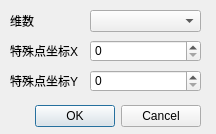
<?xml version="1.0" encoding="UTF-8"?>
<ui version="4.0">
 <class>ChessInfoDialog</class>
 <widget class="QDialog" name="ChessInfoDialog">
  <property name="geometry">
   <rect>
    <x>0</x>
    <y>0</y>
    <width>216</width>
    <height>134</height>
   </rect>
  </property>
  <property name="windowTitle">
   <string>Dialog</string>
  </property>
  <widget class="QDialogButtonBox" name="buttonBox">
   <property name="geometry">
    <rect>
     <x>20</x>
     <y>100</y>
     <width>181</width>
     <height>32</height>
    </rect>
   </property>
   <property name="orientation">
    <enum>Qt::Horizontal</enum>
   </property>
   <property name="standardButtons">
    <set>QDialogButtonBox::Cancel|QDialogButtonBox::Ok</set>
   </property>
  </widget>
  <widget class="QLabel" name="label">
   <property name="geometry">
    <rect>
     <x>10</x>
     <y>10</y>
     <width>71</width>
     <height>21</height>
    </rect>
   </property>
   <property name="text">
    <string>维数</string>
   </property>
  </widget>
  <widget class="QLabel" name="label_2">
   <property name="geometry">
    <rect>
     <x>10</x>
     <y>40</y>
     <width>71</width>
     <height>21</height>
    </rect>
   </property>
   <property name="text">
    <string>特殊点坐标X</string>
   </property>
  </widget>
  <widget class="QLabel" name="label_3">
   <property name="geometry">
    <rect>
     <x>10</x>
     <y>70</y>
     <width>71</width>
     <height>21</height>
    </rect>
   </property>
   <property name="text">
    <string>特殊点坐标Y</string>
   </property>
  </widget>
  <widget class="QComboBox" name="m_Size">
   <property name="geometry">
    <rect>
     <x>90</x>
     <y>10</y>
     <width>111</width>
     <height>22</height>
    </rect>
   </property>
  </widget>
  <widget class="QSpinBox" name="m_X">
   <property name="geometry">
    <rect>
     <x>90</x>
     <y>40</y>
     <width>111</width>
     <height>22</height>
    </rect>
   </property>
  </widget>
  <widget class="QSpinBox" name="m_Y">
   <property name="geometry">
    <rect>
     <x>90</x>
     <y>70</y>
     <width>111</width>
     <height>22</height>
    </rect>
   </property>
  </widget>
 </widget>
 <resources/>
 <connections>
  <connection>
   <sender>buttonBox</sender>
   <signal>accepted()</signal>
   <receiver>ChessInfoDialog</receiver>
   <slot>accept()</slot>
   <hints>
    <hint type="sourcelabel">
     <x>248</x>
     <y>254</y>
    </hint>
    <hint type="destinationlabel">
     <x>157</x>
     <y>274</y>
    </hint>
   </hints>
  </connection>
  <connection>
   <sender>buttonBox</sender>
   <signal>rejected()</signal>
   <receiver>ChessInfoDialog</receiver>
   <slot>reject()</slot>
   <hints>
    <hint type="sourcelabel">
     <x>316</x>
     <y>260</y>
    </hint>
    <hint type="destinationlabel">
     <x>286</x>
     <y>274</y>
    </hint>
   </hints>
  </connection>
 </connections>
</ui>
